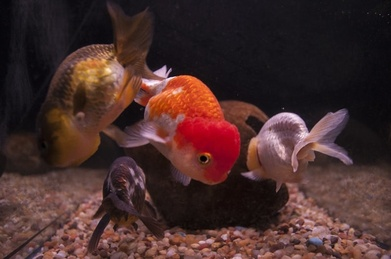
#> input picture sample_images/ca_ba_duoi.jpg, 391 x 259 px, shrunk from 750 x 498 before the run
$ python -i cvat_helper.py   (imports and definitions only)
#> lines starting #> are read from the running program, lines starting #| are printed output that depends on the picture; after the words box and inside, x2 and y2 are one past the last pixel; in counts of white or black regions, pixels touching at a corner belong together
"""
CVAT (Computer Vision Annotation Tool) Integration Helper for Fish Dataset
Đồ án tốt nghiệp: Lê Quốc Trí (DH52201621) & Phạm Minh Thân (DH52201428)
Hỗ trợ: https://app.cvat.ai/projects

Các tính năng chính:
1. `labels`: Xuất cấu hình nhãn 20 loài cá cảnh định dạng JSON và Text chuẩn để dán trực tiếp vào CVAT.
2. `pack`: Đóng gói ảnh cá thành file ZIP chuẩn tối ưu để upload lên Task của CVAT.
3. `convert-yolo`: Chuyển đổi file xuất từ CVAT (YOLO 1.1 format) sang cấu trúc chuẩn YOLOv8 (data.yaml, train/val split).
4. `pre-annotate`: Tự động tạo nhãn gợi ý (Pre-annotation) bằng mô hình YOLOv8 để giảm 90% công sức vẽ bounding box thủ công trên CVAT.
"""

import os
import sys
import json
import zipfile
import shutil
import argparse
from pathlib import Path

# [4 lines not run here, left out]

BASE_DIR = Path(__file__).resolve().parent
DATASET_DIR = BASE_DIR / "dataset_ca"

# Danh mục 20 loài cá cảnh chuẩn của đồ án kèm mã màu phân biệt trên CVAT
SPECIES_CVAT_CONFIG = [
    {"name": "ca_ba_duoi", "vn": "Cá Ba Đuôi / Cá Vàng", "color": "#ff7f0e"},
    {"name": "ca_bay_mau", "vn": "Cá Bảy Màu / Guppy", "color": "#1f77b4"},
    {"name": "ca_but_chi", "vn": "Cá Bút Chì", "color": "#8c564b"},
    {"name": "ca_chuot", "vn": "Cá Chuột", "color": "#bcbd22"},
    {"name": "ca_da_quang", "vn": "Cá Dạ Quang / GloFish", "color": "#e377c2"},
    {"name": "ca_dia", "vn": "Cá Dĩa / Discus", "color": "#d62728"},
    {"name": "ca_diec_anh_dao", "vn": "Cá Diếc Anh Đào", "color": "#9467bd"},
    {"name": "ca_duoi_kiem", "vn": "Cá Đuôi Kiếm", "color": "#ff9896"},
    {"name": "ca_hong_ket", "vn": "Cá Hồng Két", "color": "#c49c94"},
    {"name": "ca_koi", "vn": "Cá Chép Koi", "color": "#f7b6d2"},
    {"name": "ca_la_han", "vn": "Cá La Hán", "color": "#c5b0d5"},
    {"name": "ca_lau_kieng", "vn": "Cá Lau Kiếng", "color": "#7f7f7f"},
    {"name": "ca_molly", "vn": "Cá Molly / Bình Tích", "color": "#17becf"},
    {"name": "ca_mun", "vn": "Cá Mún / Platy", "color": "#9edae5"},
    {"name": "ca_neon", "vn": "Cá Neon", "color": "#2ca02c"},
    {"name": "ca_rong", "vn": "Cá Rồng / Arowana", "color": "#aec7e8"},
    {"name": "ca_sac", "vn": "Cá Sặc Cảnh", "color": "#dbdb8d"},
    {"name": "ca_soc_ngua", "vn": "Cá Sọc Ngựa", "color": "#98df8a"},
    {"name": "ca_thien_than", "vn": "Cá Thần Tiên", "color": "#c7c7c7"},
    {"name": "ca_xiem", "vn": "Cá Xiêm / Betta", "color": "#393b79"},
]

# [28 lines left out: function export_labels, not called in this run]


def read_image_unicode(path: Path):
    """Đọc ảnh hỗ trợ đường dẫn Unicode tiếng Việt trên Windows an toàn qua np.fromfile và cv2.imdecode."""
#> called with path = 'sample_images/ca_ba_duoi.jpg'
    import cv2
    import numpy as np
    try:
        data = np.fromfile(str(path), dtype=np.uint8)
        if data is None or len(data) == 0:
            return None
        return cv2.imdecode(data, cv2.IMREAD_COLOR)
#> returned value is the input picture: shape (259, 391, 3); mean B, G, R 43.6, 45.1, 71.1
    except Exception:
        return None


# [123 lines left out: functions package_images_for_cvat, convert_cvat_to_yolov8, not called in this run]


def extract_fish_boxes(img_path: Path):
    """Trích xuất bounding box cá trong hồ bằng phân đoạn hình thái học & NMS."""
    import cv2
    import numpy as np
    try:
        img = read_image_unicode(img_path)
        if img is None:
            return [(0.5, 0.5, 0.70, 0.60)]
        h, w = img.shape[:2]
#> h = 259; w = 391

        # Phương pháp 1: Lọc cạnh Canny + Morphology Close
        gray = cv2.cvtColor(img, cv2.COLOR_BGR2GRAY)
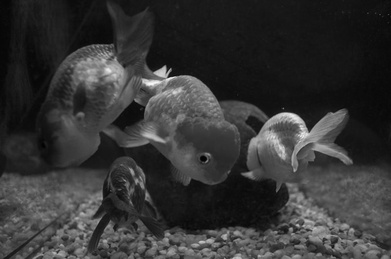
#> gray: shape (259, 391); min 1, max 248, mean 52.7
        blur = cv2.GaussianBlur(gray, (7, 7), 0)
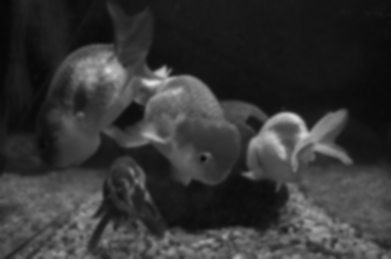
#> blur: shape (259, 391); min 7, max 225, mean 52.7
        edges = cv2.Canny(blur, 25, 120)
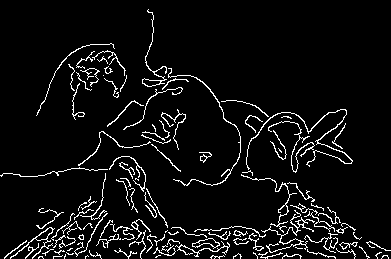
#> edges: shape (259, 391); 6.1% white in thin lines or dots
        kernel = cv2.getStructuringElement(cv2.MORPH_ELLIPSE, (9, 9))
        closed = cv2.morphologyEx(edges, cv2.MORPH_CLOSE, kernel, iterations=2)
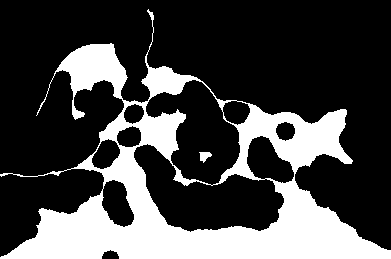
#> closed: shape (259, 391); 27.2% white; 2 white regions, box (x1, y1, x2, y2) and area: (0, 9, 391, 259) 27508, (199, 152, 212, 163) 87
        dilated = cv2.dilate(closed, kernel, iterations=1)
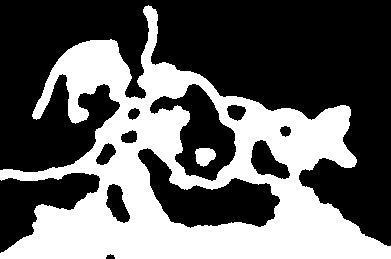
#> dilated: shape (259, 391); 38.6% white; 2 white regions
        contours, _ = cv2.findContours(dilated, cv2.RETR_EXTERNAL, cv2.CHAIN_APPROX_SIMPLE)
#> contours = 1 contour; box (x1, y1, x2, y2) and area: (0, 5, 391, 259) 49334

        raw_boxes = []
        scores = []
        for c in contours:
            x, y, bw, bh = cv2.boundingRect(c)
            area = bw * bh
            if area > (w * h * 0.02) and bw < w * 0.98 and bh < h * 0.98:
                raw_boxes.append([x, y, bw, bh])
                scores.append(float(area / (w * h)))
#> this loop made 1 pass
#> (x, y, bw, bh, area) on pass 1: (0, 5, 391, 254, 99314)
#> after the loop, raw_boxes = []; scores = []

        # Phương pháp 2: Nếu chưa tìm thấy box, dùng phân ngưỡng Otsu kênh Saturation (cá nổi bật màu trong nước)
        if not raw_boxes:
            hsv = cv2.cvtColor(img, cv2.COLOR_BGR2HSV)
#> hsv: shape (259, 391, 3); mean H, S, V 76.7, 95.1, 72
            s_channel = hsv[:, :, 1]
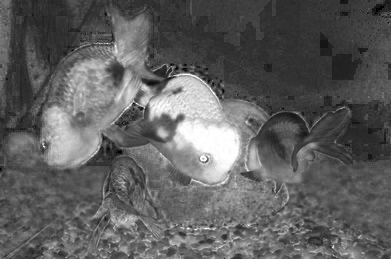
#> s_channel: shape (259, 391); min 0, max 255, mean 95.1
            _, thresh = cv2.threshold(s_channel, 0, 255, cv2.THRESH_BINARY + cv2.THRESH_OTSU)
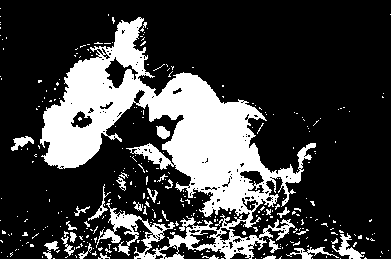
#> thresh: shape (259, 391); 24.8% white; 331 white regions (303 under 20 px)
            contours, _ = cv2.findContours(thresh, cv2.RETR_EXTERNAL, cv2.CHAIN_APPROX_SIMPLE)
#> contours = 327 contours, 311 with area under 20; largest, box (x1, y1, x2, y2) and area: (40, 17, 316, 259) 22721, (332, 233, 365, 259) 226, (286, 247, 339, 259) 138, (11, 136, 34, 151) 131, (156, 126, 170, 139) 105
            for c in contours:
                x, y, bw, bh = cv2.boundingRect(c)
                area = bw * bh
                if area > (w * h * 0.02) and bw < w * 0.98 and bh < h * 0.98:
                    raw_boxes.append([x, y, bw, bh])
                    scores.append(float(area / (w * h)))
#> this loop made 327 passes
#> (x, y, bw, bh, area) on passes 15, 16, 22: (263, 255, 13, 4, 52), (202, 255, 17, 4, 68), (98, 253, 12, 6, 72)
#> after the loop, raw_boxes = [[40, 17, 276, 242]]; scores = [0.66]

        if not raw_boxes:
            return [(0.5, 0.5, 0.70, 0.60)]

        indices = cv2.dnn.NMSBoxes(raw_boxes, scores, score_threshold=0.02, nms_threshold=0.4)
#> indices = [0]
        final_boxes = []
        if len(indices) > 0:
            for idx in indices.flatten():
                x, y, bw, bh = raw_boxes[idx]
                xc = (x + bw / 2) / w
                yc = (y + bh / 2) / h
                wn = bw / w
                hn = bh / h
                final_boxes.append((xc, yc, wn, hn))
#> this loop made 1 pass
#> (x, y, bw, bh, xc, yc, wn, hn) on pass 1: (40, 17, 276, 242, 0.455, 0.533, 0.706, 0.934)
#> after the loop, final_boxes = [(0.455, 0.533, 0.706, 0.934)]

        return final_boxes if final_boxes else [(0.5, 0.5, 0.70, 0.60)]
    except Exception:
        return [(0.5, 0.5, 0.70, 0.60)]


# [230 lines left out: functions package_cvat_annotations_zip, pre_annotate_for_cvat, build_yolo_detection_dataset, main, not called in this run]


# [2 lines not run here, left out]

>>> result = extract_fish_boxes('sample_images/ca_ba_duoi.jpg')
#> result = [(0.455, 0.533, 0.706, 0.934)]

$ run again, on sample_images/ca_da_quang.jpg
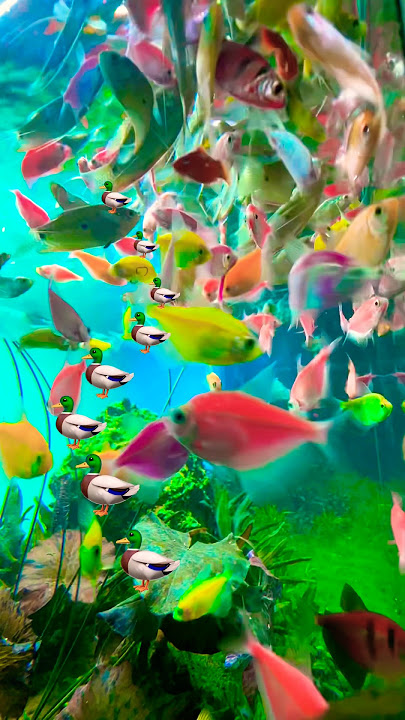
#> input picture sample_images/ca_da_quang.jpg, 405 x 720 px
#> in read_image_unicode, returned value is the input picture: shape (720, 405, 3); mean B, G, R 93.1, 135, 77.6
#> in extract_fish_boxes, `edges = cv2.Canny(blur, 25, 120)`:
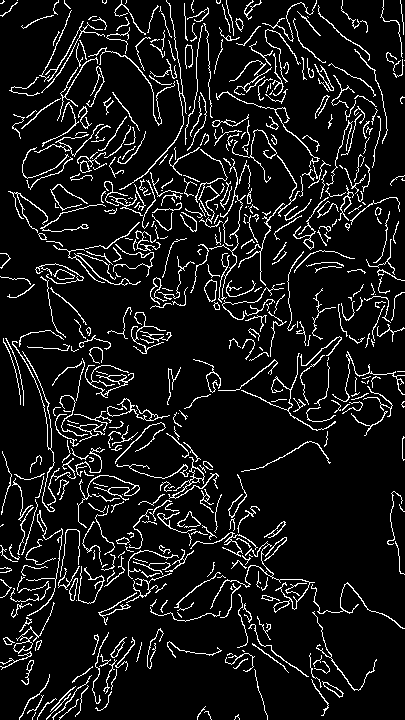
#> edges: shape (720, 405); 9.3% white in thin lines or dots
#> closed: shape (720, 405); 46.5% white; 9 white regions, largest, box (x1, y1, x2, y2) and area: (0, 0, 405, 720) 133804, (380, 0, 405, 78) 737, (387, 491, 405, 575) 509
#> dilated: shape (720, 405); 62.9% white; 87 black regions
#> in extract_fish_boxes, `contours, _ = cv2.findContours(dilated, cv2.RETR_EXTERNAL, cv2.CHAIN_A..`: contours = 8 contours; box (x1, y1, x2, y2) and area: (0, 0, 405, 720) 228574, (376, 0, 405, 82) 1270, (383, 487, 405, 579) 1065, (0, 0, 22, 21) 280, (193, 702, 216, 720) 253, (398, 432, 405, 465) 172, (396, 92, 405, 108) 96, (230, 710, 244, 720) 84
#> the loop in extract_fish_boxes, `for c in contours:` made 8 passes
#> (x, y, bw, bh, area) on passes 1 to 8: (230, 710, 14, 10, 140), (193, 702, 23, 18, 414), (383, 487, 22, 92, 2024), (398, 432, 7, 33, 231), (396, 92, 9, 16, 144), (376, 0, 29, 82, 2378), (0, 0, 405, 720, 291600), (0, 0, 22, 21, 462)
#> after the loop in extract_fish_boxes, `for c in contours:`: raw_boxes = []
#> hsv: shape (720, 405, 3); mean H, S, V 65.2, 184.6, 153.5
#> in extract_fish_boxes, `_, thresh = cv2.threshold(s_channel, 0, 255, cv2.THRESH_BINARY + cv2.T..`:
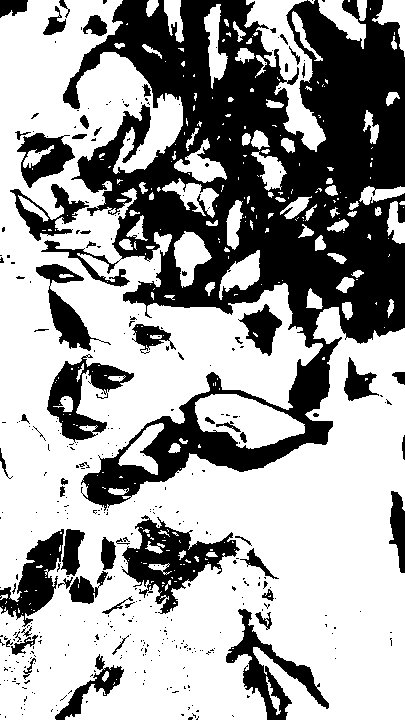
#> thresh: shape (720, 405); 63.3% white; 399 black regions (341 under 20 px)
#> in extract_fish_boxes, `contours, _ = cv2.findContours(thresh, cv2.RETR_EXTERNAL, cv2.CHAIN_AP..`: contours = 215 contours, 153 with area under 20; largest, box (x1, y1, x2, y2) and area: (0, 0, 405, 720) 177816, (244, 0, 326, 152) 4126, (195, 394, 305, 449) 3718, (174, 231, 212, 288) 1138, (219, 250, 260, 300) 924
#> the loop in extract_fish_boxes, `for c in contours:` made 215 passes
#> (x, y, bw, bh, area) on passes 3, 4, 17: (266, 676, 15, 39, 585), (102, 671, 7, 11, 77), (0, 594, 8, 6, 48)
#> after the loop in extract_fish_boxes, `for c in contours:`: raw_boxes = [[195, 394, 110, 55], [244, 0, 82, 152]]; scores = [0.0207, 0.0427]
#> indices = [1, 0]
#> the loop in extract_fish_boxes, `for idx in indices.flatten():` made 2 passes
#> (x, y, bw, bh, xc, yc, wn, hn) on pass 1: (244, 0, 82, 152, 0.704, 0.106, 0.202, 0.211)
#> after the loop in extract_fish_boxes, `for idx in indices.flatten():`: final_boxes = [(0.704, 0.106, 0.202, 0.211), (0.617, 0.585, 0.272, 0.0764)]
#> result has the same summary as final_boxes in extract_fish_boxes

$ run again, on sample_images/ca_dia.jpg
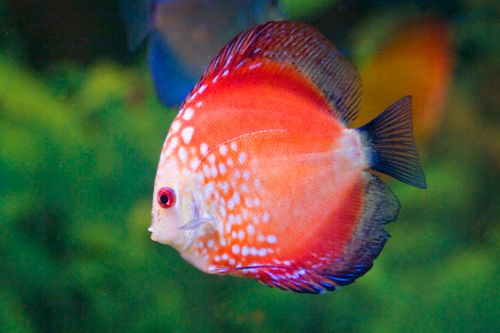
#> input picture sample_images/ca_dia.jpg, 500 x 333 px
#> in read_image_unicode, returned value is the input picture: shape (333, 500, 3); mean B, G, R 61.8, 86.2, 85.5
#> in extract_fish_boxes, `edges = cv2.Canny(blur, 25, 120)`:
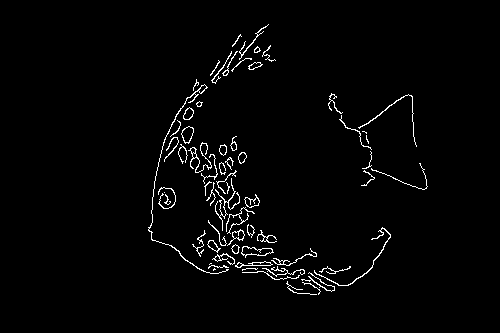
#> edges: shape (333, 500); 2.2% white in thin lines or dots, all inside (x1, y1, x2, y2) = (148, 24, 428, 295)
#> closed: shape (333, 500); 8.7% white; 2 white regions, box (x1, y1, x2, y2) and area: (148, 24, 391, 295) 13548, (328, 93, 428, 190) 910
#> in extract_fish_boxes, `dilated = cv2.dilate(closed, kernel, iterations=1)`:
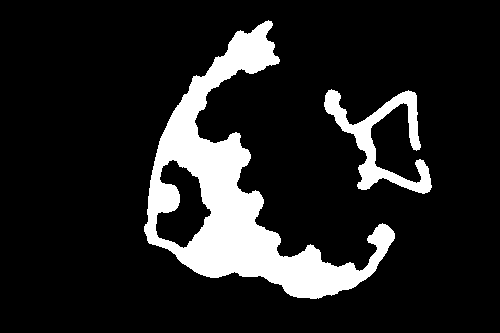
#> dilated: shape (333, 500); 13.7% white; 2 white regions
#> contours = 2 contours; box (x1, y1, x2, y2) and area: (144, 20, 395, 299) 21436, (324, 89, 432, 194) 3135
#> the loop in extract_fish_boxes, `for c in contours:` made 2 passes
#> (x, y, bw, bh, area) on passes 1 to 2: (324, 89, 108, 105, 11340), (144, 20, 251, 279, 70029)
#> after the loop in extract_fish_boxes, `for c in contours:`: raw_boxes = [[324, 89, 108, 105], [144, 20, 251, 279]]; scores = [0.0681, 0.421]
#> indices = [1, 0]
#> the loop in extract_fish_boxes, `for idx in indices.flatten():` made 2 passes
#> (x, y, bw, bh, xc, yc, wn, hn) on pass 1: (144, 20, 251, 279, 0.539, 0.479, 0.502, 0.838)
#> after the loop in extract_fish_boxes, `for idx in indices.flatten():`: final_boxes = [(0.539, 0.479, 0.502, 0.838), (0.756, 0.425, 0.216, 0.315)]
#> result has the same summary as final_boxes in extract_fish_boxes
